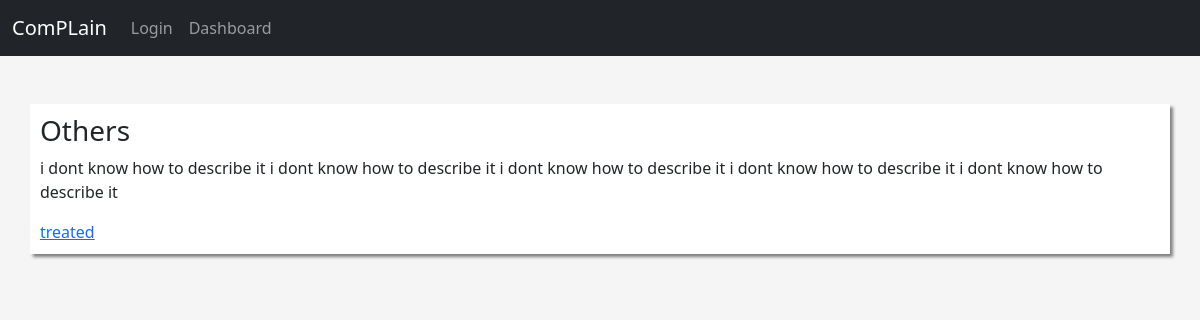
Screenshot of /detail/24/ (signed in) with the database file from the repository.
### complain/models.py (models this page shows, shortened)
class Complain(models.Model):
    title = models.CharField(max_length=40, choices=title_choice)
    body = models.TextField()
    date_added = models.DateTimeField(auto_now_add=True)
    person = models.CharField(max_length=25,
        choices=PERSON_CHOICES, default='Student')
    treated = models.BooleanField(default=False)
    class Meta:
        ordering = ['-date_added',]

### complain/views.py (the view)
# urls.py: path('detail/<int:pk>/', DetailPageView.as_view(), name='detail'),
class DetailPageView(LoginRequiredMixin, DetailView):
    model = Complain
    template_name = 'detail.html'

### complain/templates/detail.html
{% extends 'base.html' %}
{% load static %}
{% block content %}
    <h3>{{ complain.title }}</h3>
    <p>{{ complain.body }}</p>
    <a type="button" href="{% url 'list' %}" {{complain.treated}}> treated</a>
{% endblock content %}

### complain/static/css/base.css (style rules this page uses)
body { background-color: #f5f5f5; }

### rows the page displays
Complain: title "Others", body "i dont know how to describe it i dont know how to describe it i dont know how to describe it i dont know how to describe it i dont know how to describe it"
